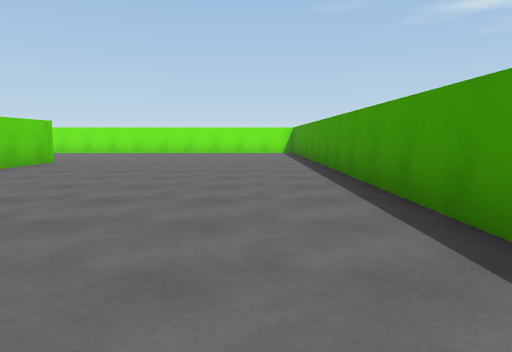
View 1 (above)

24 first-person views from a walk through a 3-D level made in the Unity game engine. The camera is 1.2 m above the floor, tilts 6° down and sees 70° across. The floor is counted in squares, 2 m on a side. Each view is taken from the middle of a square. On the plan, view 1 faces up. The plan holds only what a view shows up to about 10 squares ahead; the rest is blank. The place goes on beyond the plan. The player is left out.

View 2
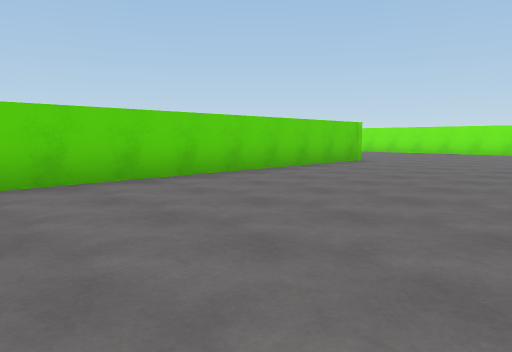

View 3
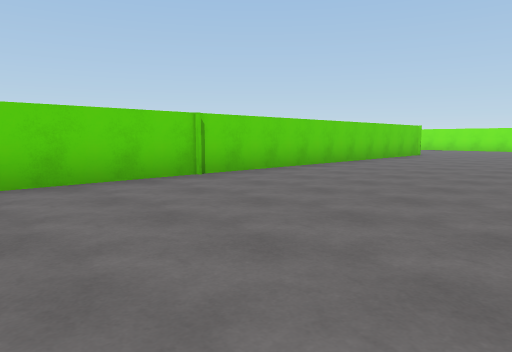

View 4
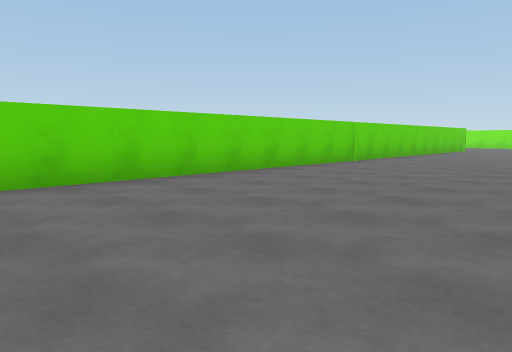

View 5
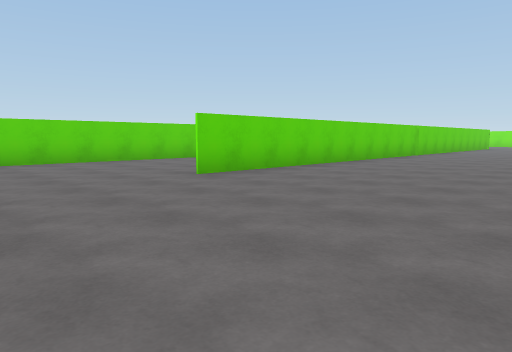

View 6
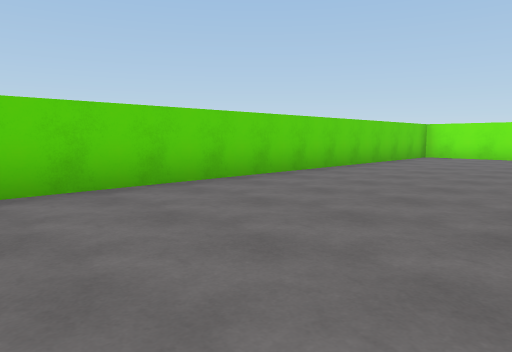

View 7
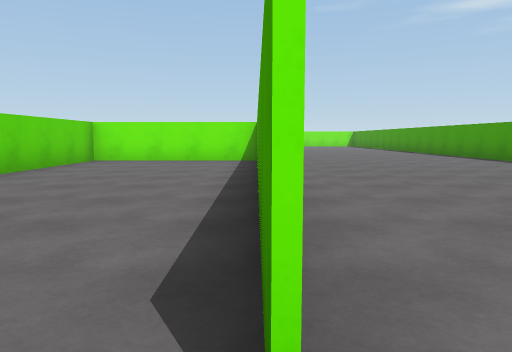

View 8
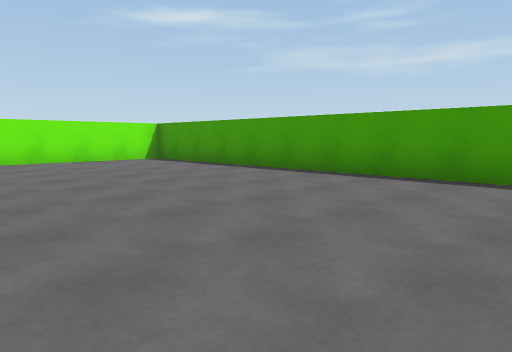

View 9
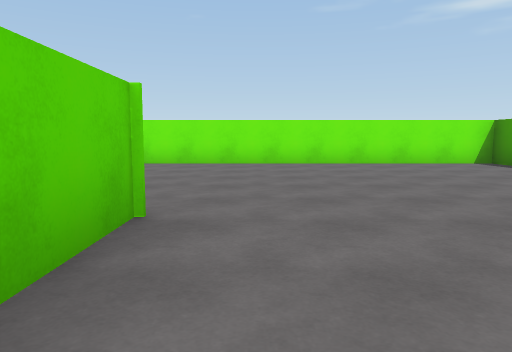

View 10
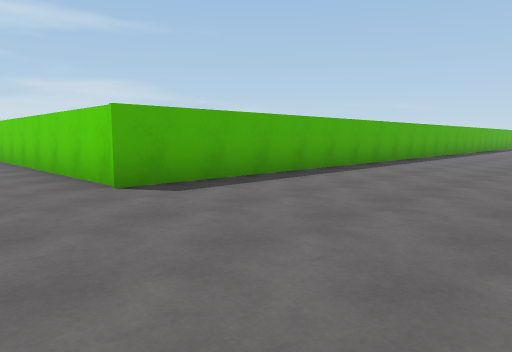

View 11
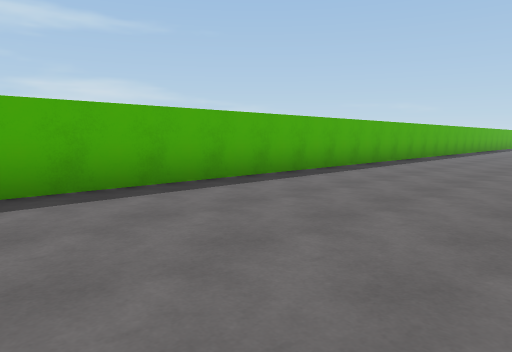

View 12
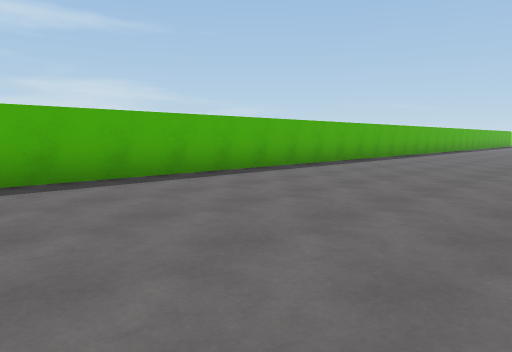

View 13
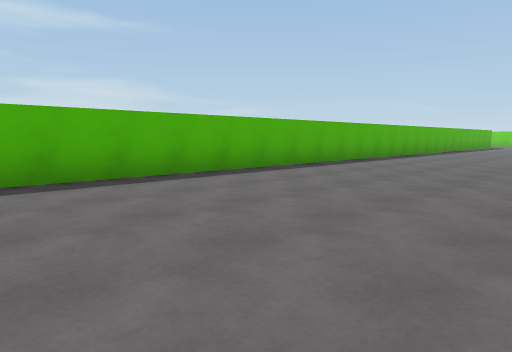

View 14
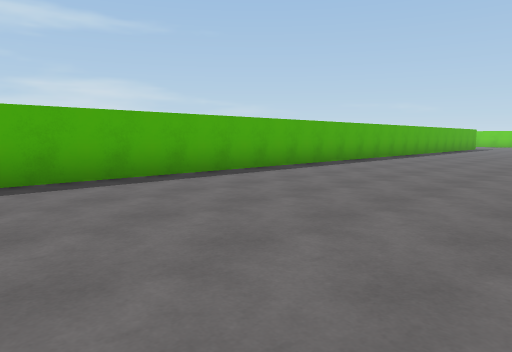

View 15
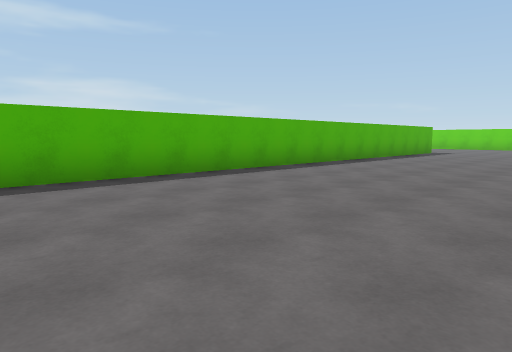

View 16
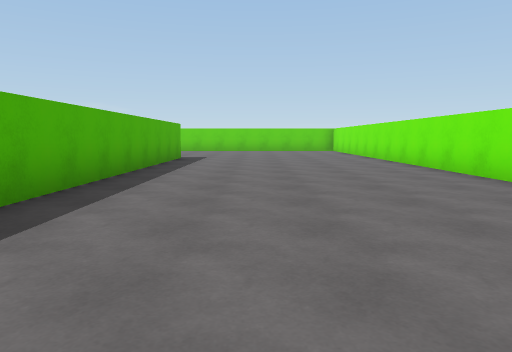

View 17
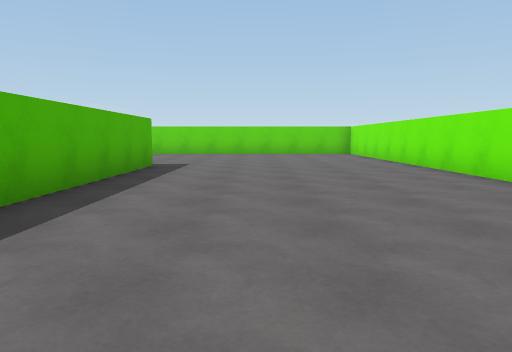

View 18
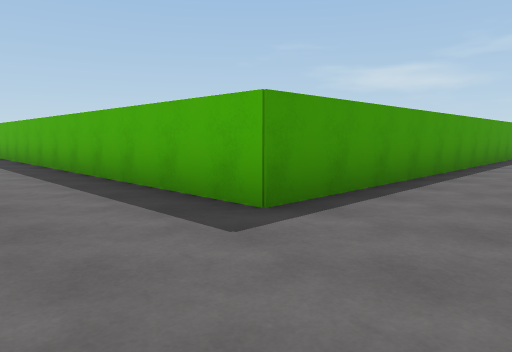

View 19
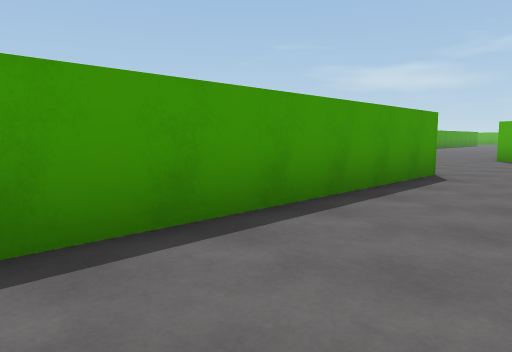

View 20
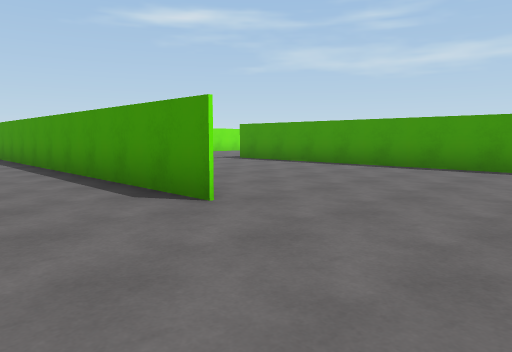

View 21
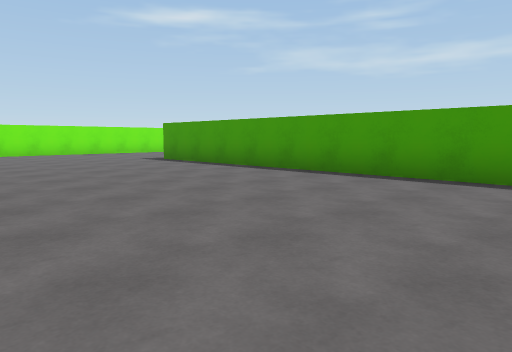

View 22
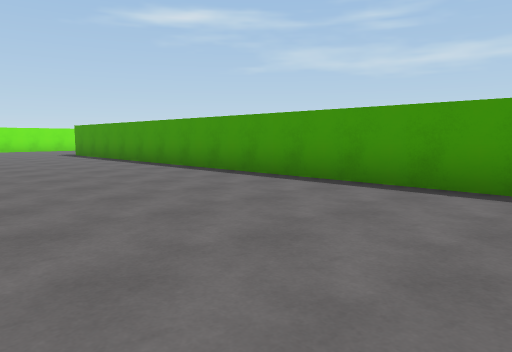

View 23
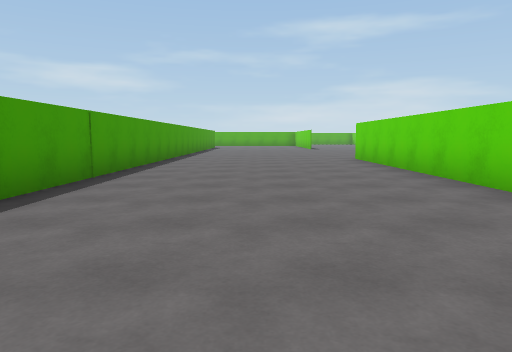

View 24
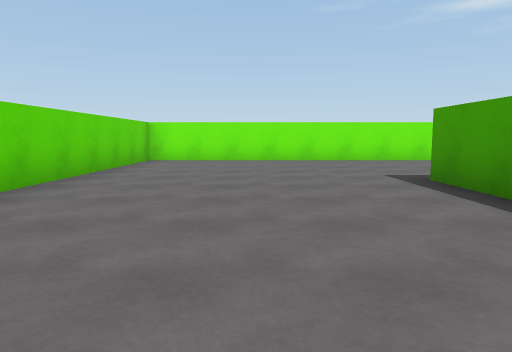

### Floor plan
Points are (right, up) in squares from view 1. A wall is a line through its corners. A room is listed if a view was taken in it or the views show most of it. See-through windows are left out.
Room 1 (views 1, 2, 3, 4, 5, 6, 7, 8, 9, 10, 11, 12, 13, 14, 15, 16, 17, 18, 19)
walls: (-4.8, -0.5) (-9.2, -0.5) (-9.2, -11.4); (1.5, 2) (1.5, 14.5) (-6.6, 14.5); (1.5, -0.8) (1.5, 0.1); (-5, -9.5) (-5, -5.8); (-36.9, 14.5) (-45.1, 14.5); (-42.9, -1.4) (-42.9, 8.8) (-4.9, 8.8) (-4.9, -9.5)
ways out: opening at (-44.5, -1.5) to room 2
Room 2 (views 20, 21, 22, 23, 24)
walls: (-35.2, 8.7) (-42.8, 8.7) (-42.8, 3); (-37.5, -13.1) (-37.5, 4.2); (-42.8, -7) (-42.8, -13)
ways out: opening at (-44.5, -1.5) to room 1

Positions as (right, up) in squares from view 1, and headings:
1: (0, 0), facing up
2: (0, 0), facing up-left
3: (0, -4), facing up-left
4: (0, -9), facing up-left
5: (0, -13), facing up-left
6: (-5, -12), facing up-left
7: (-5, -10), facing up
8: (-4, 5), facing up-right
9: (-4, 6), facing up
10: (-3, 13), facing down-left
11: (-8, 13), facing down-left
12: (-14, 14), facing down-left
13: (-19, 14), facing down-left
14: (-22, 14), facing down-left
15: (-28, 14), facing down-left
16: (-32, 11), facing left
17: (-35, 11), facing left
18: (-45, 11), facing down-right
19: (-45, 5), facing down-right
20: (-45, -4), facing up-right
21: (-43, -5), facing up-right
22: (-42, -9), facing up-right
23: (-40, -3), facing down
24: (-40, -1), facing up
